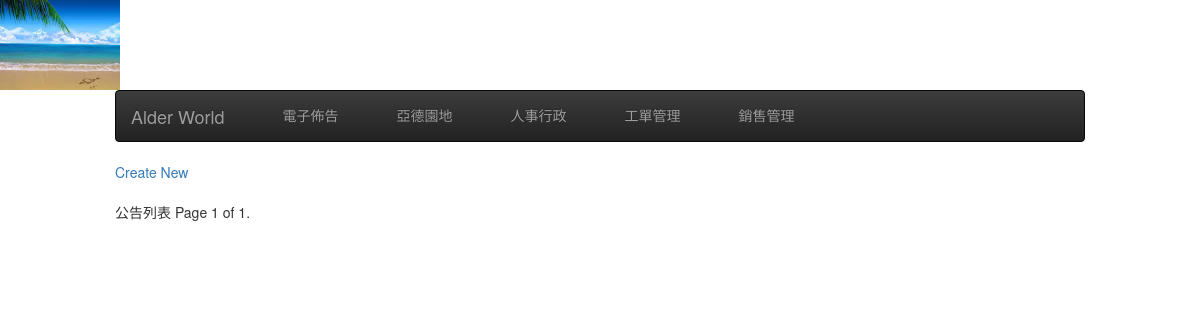
The app's page /posts/, older data.
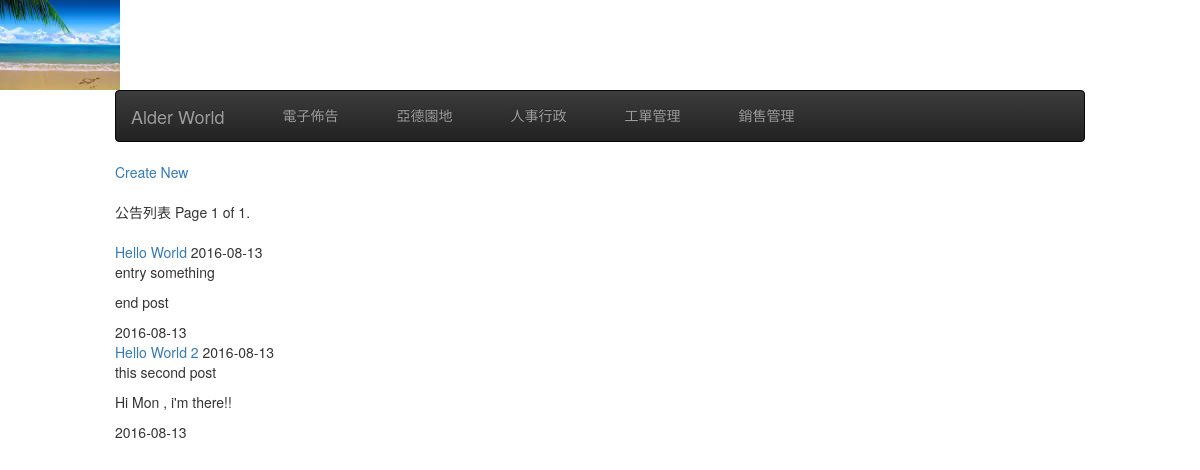
The same page, newer data.
### post/models.py (models this page shows)
class Post(models.Model):
    subject = models.CharField(max_length=100, blank=False, null=False)
    content = models.TextField(blank=False, null=False)
    invalid = models.BooleanField(default=False)
    create_at = models.DateTimeField(auto_now_add=True, auto_now =False)
    modify = models.DateTimeField(auto_now_add=False, auto_now =True)
    def get_absoulte_url(self):
        return "/posts/detail/%s/" %( str(self.id) )

### post/views.py (the view)
def post_list(request):
    title = "公告列表"
    queryset_list = Post.objects.all()
    paginator = Paginator(queryset_list, 10) # Show 10 contacts per page
    page = request.GET.get('page')
    try:
        queryset = paginator.page(page)
    except PageNotAnInteger:
        queryset = paginator.page(1)
    except EmptyPage:
        queryset = paginator.page(paginator.num_pages)
    return render(request, "posts_list.html", locals())

### templates/posts_list.html (shortened to what this page needs)
{% extends "base.html" %}
{% block content  %}
<div>
    <a href="/posts/create/">Create New</a>
</div>
  <div class="pagination">
      <span>{{ title }}</span>
      <span class="step-links">
          <span class="current">
              Page {{ queryset.number }} of {{ queryset.paginator.num_pages }}.
          </span>
      </span>
  </div>
<div>
{% for record in queryset %}
<div>
  <a href='{{ record.get_absoulte_url }}'>{{ record.subject | truncatechars:30 }}</a>
  {{ record.create_at | date:"Y-m-d" }}
    {{ record.content | linebreaks | truncatechars:60 }}
    {{ record.modify | date:"Y-m-d"}}
</div>
{% endfor %}
{% endblock content %}

Row changes from the older to the newer data that the page shows:
added Post: subject "Hello World", create_at "2016-08-13", content "entry something end post", modify "2016-08-13"
added Post: subject "Hello World 2", create_at "2016-08-13", content "this second post Hi Mon , i'm there!!", modify "2016-08-13"
